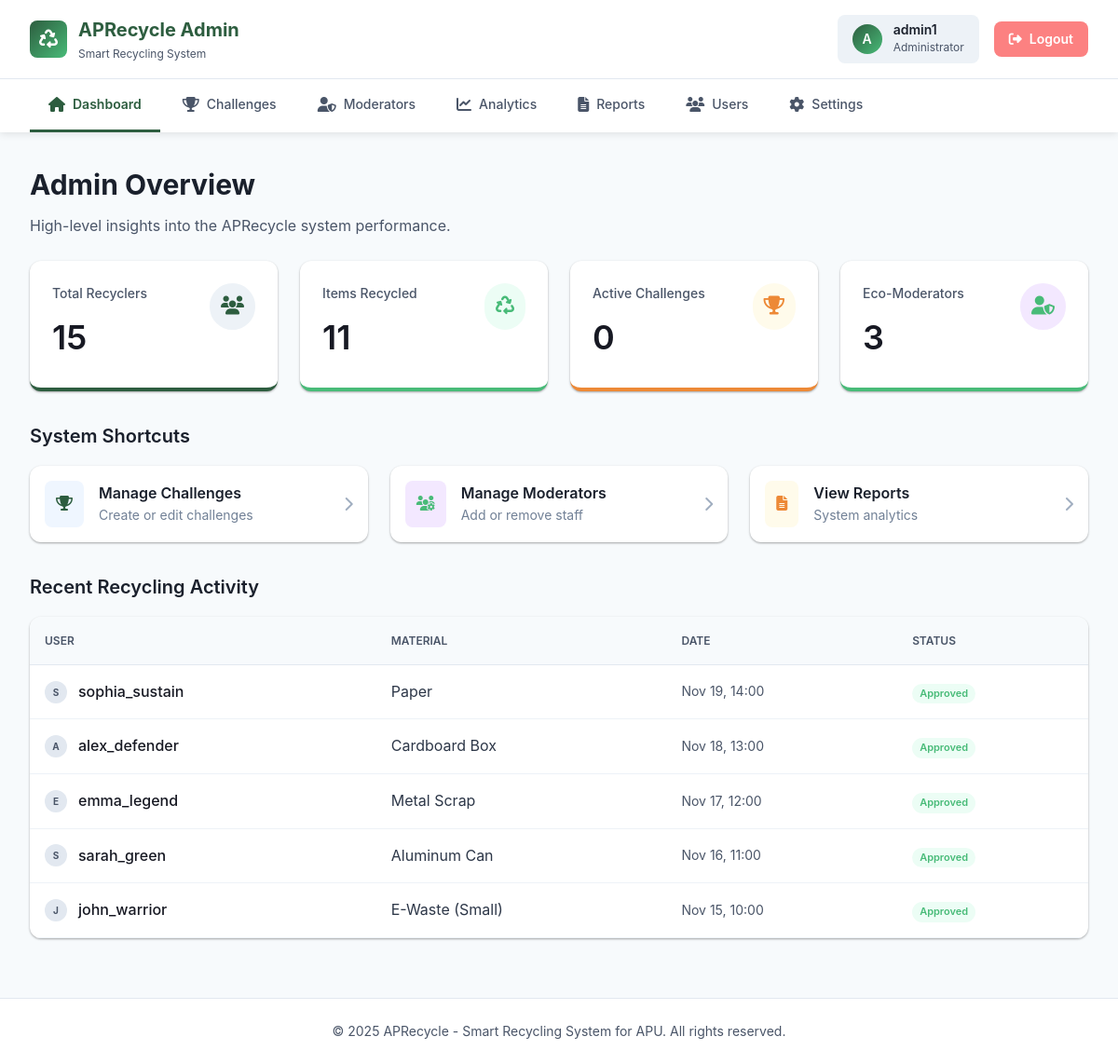
Screenshot of /admin/dashboard.php (signed in) with the database file from the repository.
### tables this page shows
CREATE TABLE IF NOT EXISTS `recycling_submission` (
  `submission_id` int NOT NULL AUTO_INCREMENT,
  `user_id` int NOT NULL,
  `bin_id` int NOT NULL,
  `image_url` varchar(255) NOT NULL,
  `ai_confidence` decimal(5,2) NOT NULL,
  `status` varchar(20) NOT NULL,
  `moderator_feedback` text,
  `created_at` datetime NOT NULL DEFAULT CURRENT_TIMESTAMP,
  PRIMARY KEY (`submission_id`),
  KEY `user_id` (`user_id`),
  KEY `bin_id` (`bin_id`)
);

CREATE TABLE IF NOT EXISTS `user` (
  `user_id` int NOT NULL AUTO_INCREMENT,
  `username` varchar(50) NOT NULL,
  `password` varchar(255) NOT NULL,
  `email` varchar(255) NOT NULL,
  `role` varchar(20) NOT NULL,
  `qr_code` varchar(255) NOT NULL,
  `lifetime_points` int NOT NULL DEFAULT '0',
  `created_at` datetime NOT NULL DEFAULT CURRENT_TIMESTAMP,
  `team_id` int DEFAULT NULL,
  PRIMARY KEY (`user_id`),
  KEY `team_id` (`team_id`)
);

CREATE TABLE IF NOT EXISTS `material` (
  `material_id` int NOT NULL AUTO_INCREMENT,
  `material_name` varchar(100) NOT NULL,
  `points_per_item` int NOT NULL,
  PRIMARY KEY (`material_id`)
);

### admin/dashboard.php (the view, shortened to what this page needs)
<?php
require_once 'includes/header.php';
$conn = getDBConnection();
$result = $conn->query("SELECT COUNT(*) as count FROM user WHERE role = 'recycler'");
$total_recyclers = $result->fetch_assoc()['count'];
$result = $conn->query("SELECT COUNT(*) as count FROM recycling_submission WHERE status = 'approved'");
$total_recycled = $result->fetch_assoc()['count'];
$result = $conn->query("SELECT COUNT(*) as count FROM challenge WHERE start_date <= CURDATE() AND end_date >= CURDATE()");
$active_challenges = $result->fetch_assoc()['count'];
$result = $conn->query("SELECT COUNT(*) as count FROM user WHERE role = 'eco-moderator'");
$total_moderators = $result->fetch_assoc()['count'];
$sql_activity = "SELECT s.submission_id, s.created_at, u.username, m.material_name, s.ai_confidence
                 FROM recycling_submission s
                 LEFT JOIN user u ON s.user_id = u.user_id
                 LEFT JOIN submission_material sm ON s.submission_id = sm.submission_id
                 LEFT JOIN material m ON sm.material_id = m.material_id
                 WHERE s.status = 'approved'
                 ORDER BY s.created_at DESC LIMIT 5";
$recent_activity = $conn->query($sql_activity);
?>
<div class="page-header">
    <h1 class="page-title">Admin Overview</h1>
    <p class="page-description">High-level insights into the APRecycle system performance.</p>
</div>
<div style="display: grid; grid-template-columns: repeat(auto-fit, minmax(240px, 1fr)); gap: var(--space-6); margin-bottom: var(--space-8);">
    <div style="background: white; padding: var(--space-6); border-radius: var(--radius-lg); box-shadow: var(--shadow-sm); border-bottom: 4px solid var(--color-primary);">
        <div style="display: flex; justify-content: space-between; align-items: start;">
            <div>
                <p style="color: var(--color-gray-600); margin: 0; font-size: var(--text-sm); font-weight: 500;">Total Recyclers</p>
                <h2 style="font-size: var(--text-4xl); margin: var(--space-2) 0 0 0; color: var(--color-gray-900);"><?php echo $total_recyclers; ?></h2>
            </div>
            <div style="padding: var(--space-3); background: var(--color-gray-100); border-radius: var(--radius-full); color: var(--color-primary);">
                <i class="fas fa-users fa-lg"></i>
            </div>
        </div>
    </div>
    <div style="background: white; padding: var(--space-6); border-radius: var(--radius-lg); box-shadow: var(--shadow-sm); border-bottom: 4px solid var(--color-success);">
        <div style="display: flex; justify-content: space-between; align-items: start;">
            <div>
                <p style="color: var(--color-gray-600); margin: 0; font-size: var(--text-sm); font-weight: 500;">Items Recycled</p>
                <h2 style="font-size: var(--text-4xl); margin: var(--space-2) 0 0 0; color: var(--color-gray-900);"><?php echo $total_recycled; ?></h2>
            </div>
            <div style="padding: var(--space-3); background: #ECFDF5; border-radius: var(--radius-full); color: var(--color-success);">
                <i class="fas fa-recycle fa-lg"></i>
            </div>
        </div>
    </div>
    <div style="background: white; padding: var(--space-6); border-radius: var(--radius-lg); box-shadow: var(--shadow-sm); border-bottom: 4px solid var(--color-warning);">
        <div style="display: flex; justify-content: space-between; align-items: start;">
            <div>
                <p style="color: var(--color-gray-600); margin: 0; font-size: var(--text-sm); font-weight: 500;">Active Challenges</p>
                <h2 style="font-size: var(--text-4xl); margin: var(--space-2) 0 0 0; color: var(--color-gray-900);"><?php echo $active_challenges; ?></h2>
            </div>
            <div style="padding: var(--space-3); background: #FFFBEB; border-radius: var(--radius-full); color: var(--color-warning);">
                <i class="fas fa-trophy fa-lg"></i>
            </div>
        </div>
    </div>
    <div style="background: white; padding: var(--space-6); border-radius: var(--radius-lg); box-shadow: var(--shadow-sm); border-bottom: 4px solid var(--color-secondary);">
        <div style="display: flex; justify-content: space-between; align-items: start;">
            <div>
                <p style="color: var(--color-gray-600); margin: 0; font-size: var(--text-sm); font-weight: 500;">Eco-Moderators</p>
                <h2 style="font-size: var(--text-4xl); margin: var(--space-2) 0 0 0; color: var(--color-gray-900);"><?php echo $total_moderators; ?></h2>
            </div>
            <div style="padding: var(--space-3); background: #F3E8FF; border-radius: var(--radius-full); color: var(--color-secondary);">
                <i class="fas fa-user-shield fa-lg"></i>
            </div>
        </div>
    </div>
</div>
<h2 style="font-size: var(--text-xl); color: var(--color-gray-800); margin-bottom: var(--space-4);">System Shortcuts</h2>
<div style="display: grid; grid-template-columns: repeat(auto-fit, minmax(280px, 1fr)); gap: var(--space-6); margin-bottom: var(--space-8);">
    <a href="challenges.php" style="display: flex; align-items: center; gap: var(--space-4); padding: var(--space-4); background: white; border-radius: var(--radius-lg); box-shadow: var(--shadow-sm); text-decoration: none; color: var(--color-gray-800); transition: all 0.3s ease;">
        <div style="padding: var(--space-3); background: #EFF6FF; border-radius: var(--radius-md); color: var(--color-primary);">
            <i class="fas fa-trophy"></i>
        </div>
        <div>
            <h4 style="margin: 0; font-size: var(--text-base);">Manage Challenges</h4>
            <p style="margin: 0; font-size: var(--text-sm); color: var(--color-gray-500);">Create or edit challenges</p>
        </div>
        <i class="fas fa-chevron-right" style="margin-left: auto; color: var(--color-gray-400);"></i>
    </a>
    <a href="moderators.php" style="display: flex; align-items: center; gap: var(--space-4); padding: var(--space-4); background: white; border-radius: var(--radius-lg); box-shadow: var(--shadow-sm); text-decoration: none; color: var(--color-gray-800); transition: all 0.3s ease;">
        <div style="padding: var(--space-3); background: #F3E8FF; border-radius: var(--radius-md); color: var(--color-secondary);">
            <i class="fas fa-users-cog"></i>
        </div>
        <div>
            <h4 style="margin: 0; font-size: var(--text-base);">Manage Moderators</h4>
            <p style="margin: 0; font-size: var(--text-sm); color: var(--color-gray-500);">Add or remove staff</p>
        </div>
        <i class="fas fa-chevron-right" style="margin-left: auto; color: var(--color-gray-400);"></i>
    </a>
    <a href="reports.php" style="display: flex; align-items: center; gap: var(--space-4); padding: var(--space-4); background: white; border-radius: var(--radius-lg); box-shadow: var(--shadow-sm); text-decoration: none; color: var(--color-gray-800); transition: all 0.3s ease;">
        <div style="padding: var(--space-3); background: #FFFBEB; border-radius: var(--radius-md); color: var(--color-warning);">
            <i class="fas fa-file-alt"></i>
        </div>
        <div>
            <h4 style="margin: 0; font-size: var(--text-base);">View Reports</h4>
            <p style="margin: 0; font-size: var(--text-sm); color: var(--color-gray-500);">System analytics</p>
        </div>
        <i class="fas fa-chevron-right" style="margin-left: auto; color: var(--color-gray-400);"></i>
    </a>
</div>
<div>
    <h2 style="font-size: var(--text-xl); color: var(--color-gray-800); margin-bottom: var(--space-4);">Recent Recycling Activity</h2>
    <div style="background: white; border-radius: var(--radius-lg); box-shadow: var(--shadow-sm); overflow: hidden;">
        <table style="width: 100%; border-collapse: collapse;">
            <thead style="background: var(--color-gray-50); border-bottom: 1px solid var(--color-gray-200);">
                <tr>
                    <th style="padding: var(--space-4); text-align: left; font-size: var(--text-xs); font-weight: 600; color: var(--color-gray-600); text-transform: uppercase;">User</th>
                    <th style="padding: var(--space-4); text-align: left; font-size: var(--text-xs); font-weight: 600; color: var(--color-gray-600); text-transform: uppercase;">Material</th>
                    <th style="padding: var(--space-4); text-align: left; font-size: var(--text-xs); font-weight: 600; color: var(--color-gray-600); text-transform: uppercase;">Date</th>
                    <th style="padding: var(--space-4); text-align: left; font-size: var(--text-xs); font-weight: 600; color: var(--color-gray-600); text-transform: uppercase;">Status</th>
                </tr>
            </thead>
            <tbody>
                <?php if ($recent_activity->num_rows > 0): ?>
                    <?php while($row = $recent_activity->fetch_assoc()): ?>
                    <tr style="border-bottom: 1px solid var(--color-gray-100);">
                        <td style="padding: var(--space-4); font-weight: 500; color: var(--color-gray-900);">
                            <div style="display: flex; align-items: center; gap: var(--space-3);">
                                <div style="width: 24px; height: 24px; background: var(--color-gray-200); border-radius: 50%; display: flex; align-items: center; justify-content: center; font-size: 10px; color: var(--color-gray-600); font-weight: bold;">
                                    <?php echo strtoupper(substr($row['username'], 0, 1)); ?>
                                </div>
                                <?php echo htmlspecialchars($row['username']); ?>
                            </div>
                        </td>
                        <td style="padding: var(--space-4); color: var(--color-gray-700);"><?php echo htmlspecialchars($row['material_name'] ?? 'Unclassified'); ?></td>
                        <td style="padding: var(--space-4); color: var(--color-gray-600); font-size: var(--text-sm);"><?php echo date('M d, H:i', strtotime($row['created_at'])); ?></td>
                        <td style="padding: var(--space-4);">
                            <span style="display: inline-block; padding: 2px 8px; border-radius: var(--radius-full); font-size: 11px; font-weight: 600; color: var(--color-success); background: #ECFDF5;">Approved</span>
                        </td>
                    </tr>
                    <?php endwhile; ?>
                <?php else: ?>
                    <tr><td colspan="4" style="padding: var(--space-6); text-align: center; color: var(--color-gray-500);">No recent activity.</td></tr>
                <?php endif; ?>
            </tbody>
        </table>
    </div>
</div>
<?php
require_once 'includes/footer.php';
?>

### rows the page displays
recycling_submission: user.username "S", user.username "sophia_sustain", material.material_name "Paper", created_at "Nov 19, 14:00"
recycling_submission: user.username "A", user.username "alex_defender", material.material_name "Cardboard Box", created_at "Nov 18, 13:00"
recycling_submission: user.username "E", user.username "emma_legend", material.material_name "Metal Scrap", created_at "Nov 17, 12:00"
recycling_submission: user.username "S", user.username "sarah_green", material.material_name "Aluminum Can", created_at "Nov 16, 11:00"
recycling_submission: user.username "J", user.username "john_warrior", material.material_name "E-Waste (Small)", created_at "Nov 15, 10:00"

### other values shown
substr($_SESSION['username'], 0, 1) "A"
$_SESSION['username'] "admin1"
$total_recyclers "15"
$total_recycled "11"
$active_challenges "0"
$total_moderators "3"
